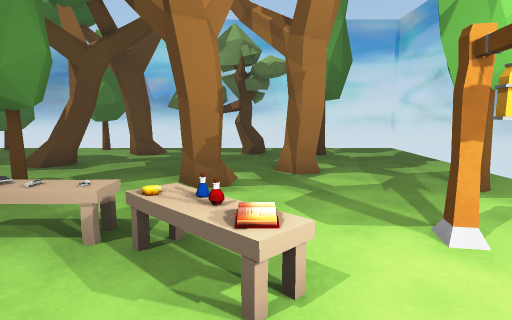
View 1 (above)

19 first-person views from a walk through a 3-D level made in the Unity game engine. The camera is 1.4 m above the floor, tilts 8° down and sees 75° across. The floor is counted in squares, 1 m on a side. Each view is taken from the middle of a square. On the plan, view 1 faces up. The plan holds only what a view shows up to about 15 squares ahead; the rest is blank. The player is left out. Some animated figures are not drawn. Some surface patterns are stand-ins.

View 2
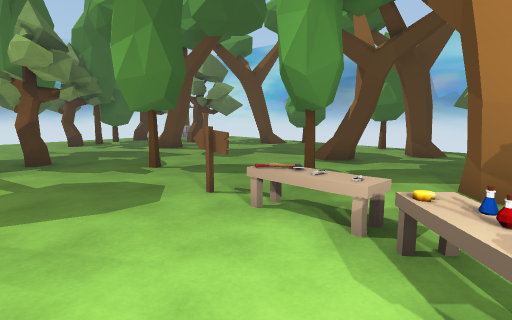

View 3
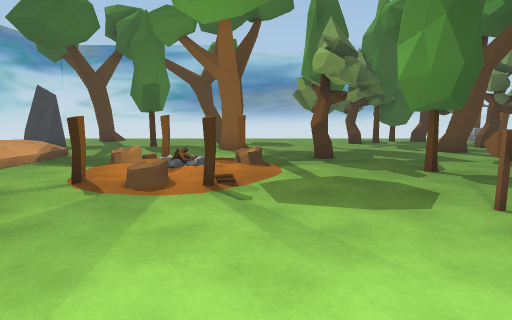

View 4
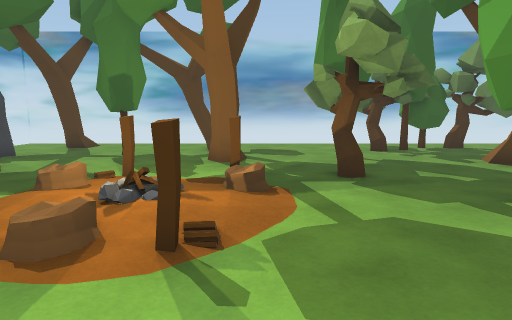

View 5
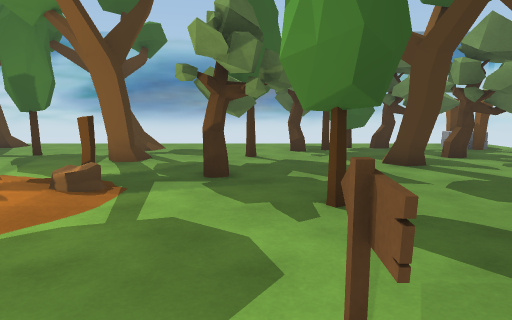

View 6
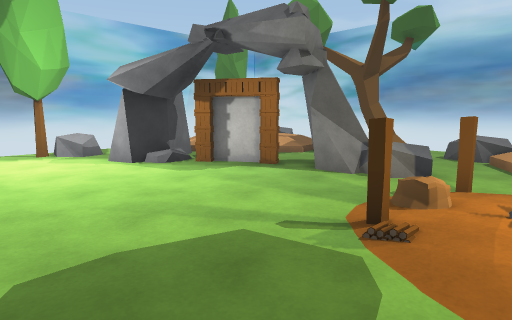

View 7
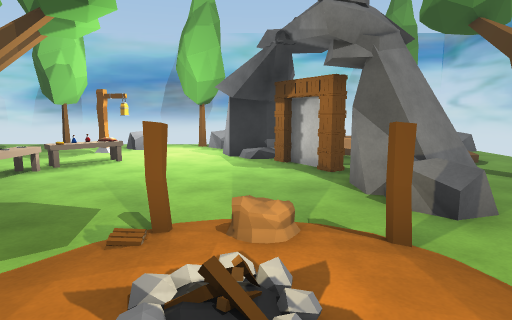

View 8
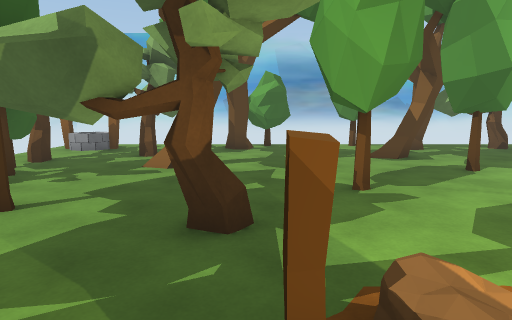

View 9
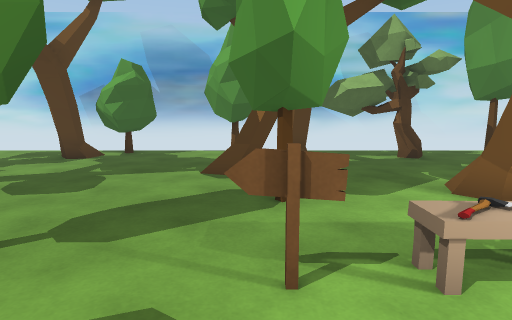

View 10
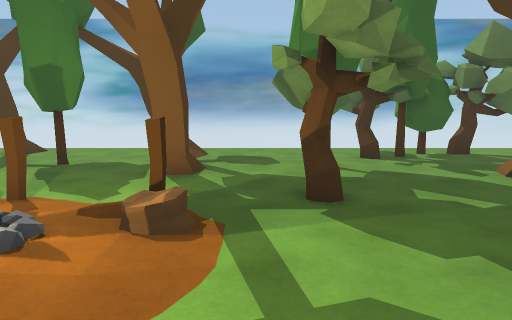

View 11
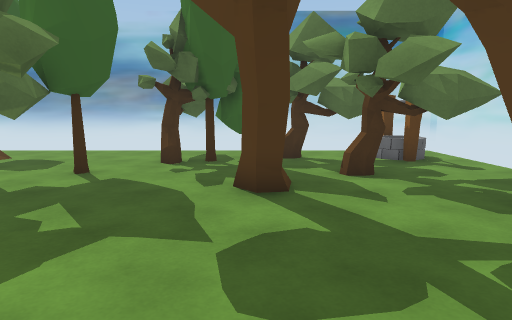

View 12
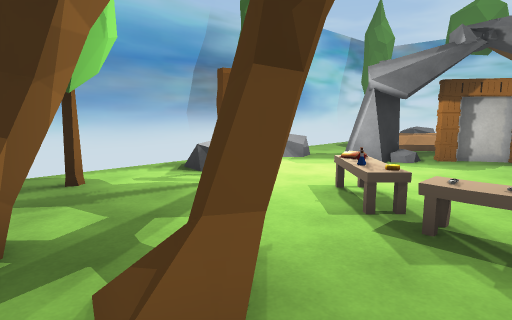

View 13
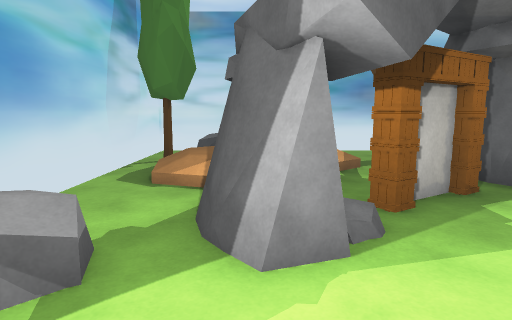

View 14
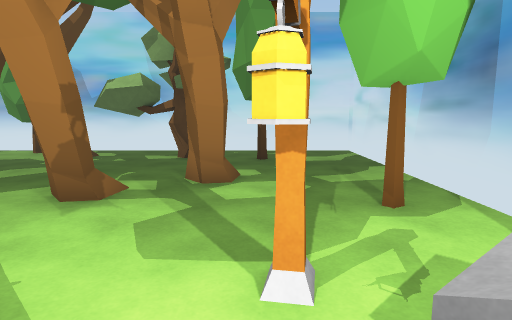

View 15
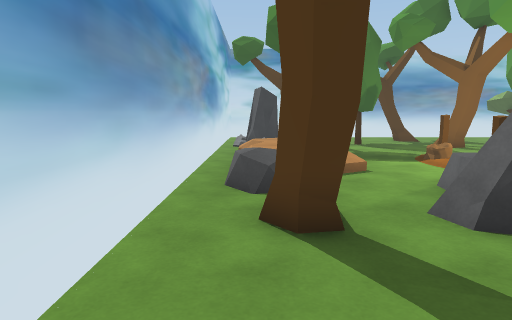

View 16
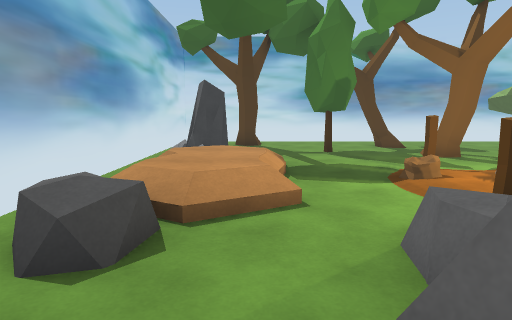

View 17
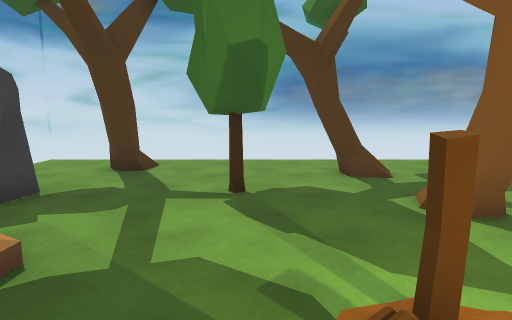

View 18
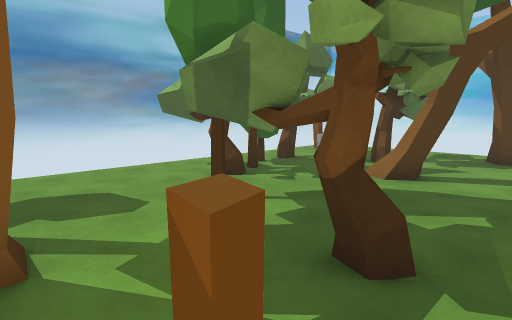

View 19
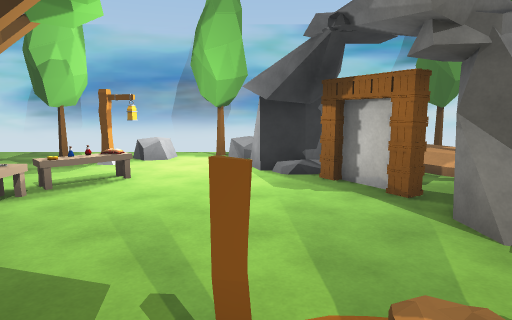

### Floor plan
Key: @ floor where view 1 was taken; # wall or solid block; . main floor; : floor 0.25 m higher than the main floor; / step, stairs or slope; = window, fence, low wall or low ledge; T tree; A axe; B bench; S streetlight; C cheese; K books; I sign; L log; R rock; W well; O other object.
Columns run from 18 left of view 1 to 5 right of it. Each row starts with its distance up from view 1.
 13 =...... TT..TT..........
 12 WWW.TT.TTT..T.T.TTT.....
 11 WWW.TT.TT.....TTT.T.T...
 10 =TT.T.........T.........
  9 =TT.T.......:TT.........
  8 =TT................T....
  7 =TT...TT.....#T..T.T....
  6 =TT..........T#..T....T.
  5 TTTT......T.............
  4 T.T.......T..IIAOB..S...
  3 =...T.T.........COO.S.O=
  2 =....TTTT.........K...R.
  1 =.......................
  0 =.......LO........@...TR
 -1 =.T..TT..:/:L......##.RR
 -2 =.T......:/::......##...
 -3 =.......L.:L.....#O/#=..
 -4 =...T......L..=#OO..//..
 -5 =...T........R##....  /.
 -6 =.............=#../    .
 -7 =TT..../   /......     .
 -8 =TT.RR      R..TT.     T
 -9 =...RR      RR.T.../ R .
-10 ======...............RR.

Positions as (right, up) in squares from view 1, and headings:
1: (0, 0), facing up
2: (0, 0), facing up-left
3: (0, 0), facing left
4: (-3, 0), facing left
5: (-3, 3), facing left
6: (-8, 3), facing down-right
7: (-10, -2), facing right
8: (-10, -2), facing up
9: (-5, 1), facing up
10: (-5, 1), facing left
11: (-6, 7), facing left
12: (-3, 8), facing down-right
13: (2, 2), facing down
14: (2, 1), facing up
15: (1, -9), facing left
16: (-2, -7), facing left
17: (-8, -4), facing left
18: (-9, -1), facing up-left
19: (-8, -1), facing right
